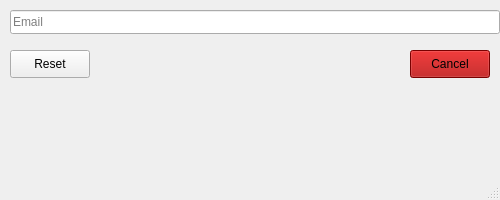
<?xml version="1.0" encoding="UTF-8"?>
<ui version="4.0">
 <class>MainWindow</class>
 <widget class="QMainWindow" name="MainWindow">
  <property name="geometry">
   <rect>
    <x>0</x>
    <y>0</y>
    <width>500</width>
    <height>200</height>
   </rect>
  </property>
  <property name="minimumSize">
   <size>
    <width>500</width>
    <height>200</height>
   </size>
  </property>
  <property name="maximumSize">
   <size>
    <width>500</width>
    <height>200</height>
   </size>
  </property>
  <property name="windowTitle">
   <string>MainWindow</string>
  </property>
  <widget class="QWidget" name="centralwidget">
   <widget class="QLineEdit" name="email_field">
    <property name="geometry">
     <rect>
      <x>10</x>
      <y>10</y>
      <width>490</width>
      <height>24</height>
     </rect>
    </property>
    <property name="placeholderText">
     <string>Email</string>
    </property>
   </widget>
   <widget class="QPushButton" name="reset_button">
    <property name="geometry">
     <rect>
      <x>10</x>
      <y>50</y>
      <width>80</width>
      <height>28</height>
     </rect>
    </property>
    <property name="text">
     <string>Reset</string>
    </property>
   </widget>
   <widget class="QPushButton" name="cancel_button">
    <property name="geometry">
     <rect>
      <x>410</x>
      <y>50</y>
      <width>80</width>
      <height>28</height>
     </rect>
    </property>
    <property name="styleSheet">
     <string notr="true">background-color: rgb(170, 0, 0);</string>
    </property>
    <property name="text">
     <string>Cancel</string>
    </property>
   </widget>
  </widget>
  <widget class="QMenuBar" name="menubar">
   <property name="geometry">
    <rect>
     <x>0</x>
     <y>0</y>
     <width>500</width>
     <height>28</height>
    </rect>
   </property>
  </widget>
  <widget class="QStatusBar" name="statusbar"/>
 </widget>
 <resources/>
 <connections/>
</ui>
